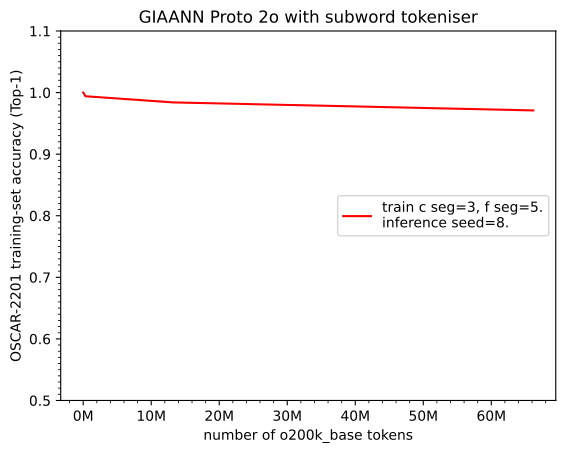

The script that saved this image:
import matplotlib.pyplot as plt
import numpy as np
from matplotlib.ticker import AutoMinorLocator, FuncFormatter, MultipleLocator

x = np.array([0, 328518, 13238046, 66168928])
y1 = np.array([1.0, 0.994, 0.984, 0.971])

l1, = plt.plot(x, y1, color='red', label='train c seg=3, f seg=5.\ninference seed=8.')

ax = plt.gca()
ax.xaxis.set_major_locator(MultipleLocator(10_000_000))
ax.xaxis.set_major_formatter(FuncFormatter(lambda value, _: f"{value / 1_000_000:g}M"))
ax.xaxis.set_minor_locator(AutoMinorLocator(5))  # Four minor ticks per 10M interval
plt.yticks(np.arange(0.5, 1.0+0.1, 0.1))
ax.yaxis.set_minor_locator(MultipleLocator(0.01))

plt.xlabel("number of o200k_base tokens")
plt.ylabel("OSCAR-2201 training-set accuracy (Top-1)")
plt.title("GIAANN Proto 2o with subword tokeniser")

plt.legend(handles=[l1], loc='center right')

plt.savefig("protov2o-oscar-train-top1-accuracy-spacyPipelineOptimisations-inferenceConnectionStrengthTypes.pdf", format="pdf", bbox_inches="tight")
plt.show()
